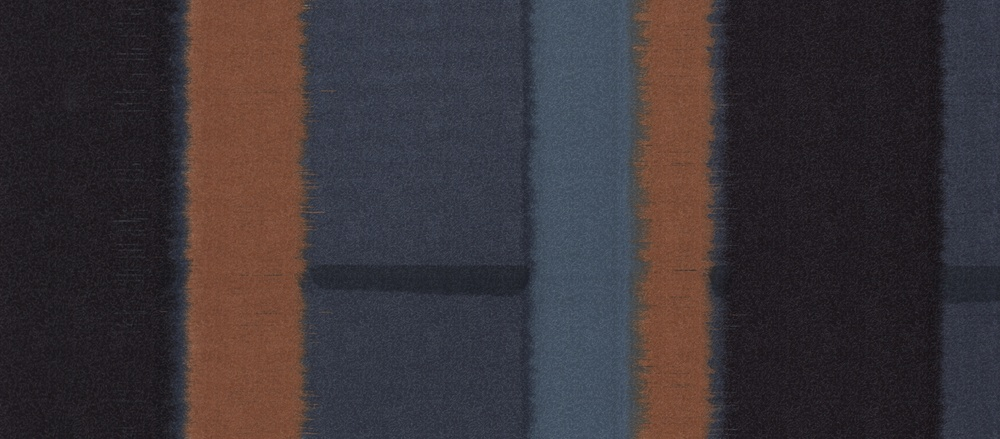
#> input picture data_tc/30.jpg, 1000 x 439 px, shrunk from 4096 x 1800 before the run, found by its file name
$ python jl.py
#> lines starting #> are read from the running program, lines starting #| are printed output that depends on the picture
import numpy as np
from sklearn.cluster import DBSCAN
from sklearn import metrics
from sklearn.datasets._samples_generator import make_blobs
from sklearn.preprocessing import StandardScaler
import matplotlib.pyplot as plt
import cv2

img = cv2.imread('E:/Clion/def_det/30.jpg')
#> img is the input picture: shape (439, 1000, 3); mean B, G, R 56.2, 52.4, 59.8
gray=cv2.cvtColor(img,cv2.COLOR_BGR2GRAY)
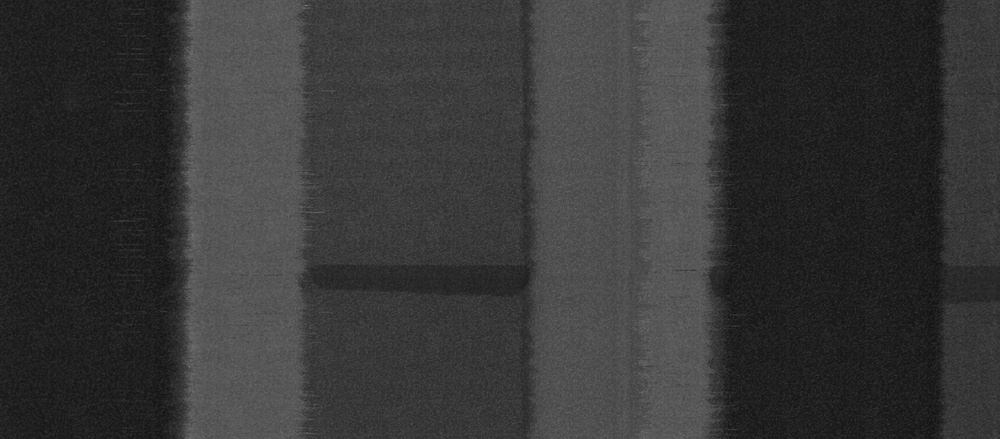
#> gray: shape (439, 1000); min 14, max 119, mean 55
r,c = gray.shape
#> r = 439; c = 1000

indx, indy = np.where(gray == 255)
#> indx = empty array; indy = empty array
indx = indx.reshape(-1,1)
indy = indy.reshape(-1,1)
X = np.hstack((indy,r-indx))
#> X = empty array

A = [[c-1,r-1],[0,r-1],[c-1,0],[0,0]]
#> A = [[999, 438], [0, 438], [999, 0], [0, 0]]
A = np.asarray(A)
print(A.shape)
#| (4, 2)


# 计算DBSCAN
#> (the run stopped early here; a loop or call above may not have finished)

$ run again, with data_tc/1.jpg copied over data_tc/30.jpg
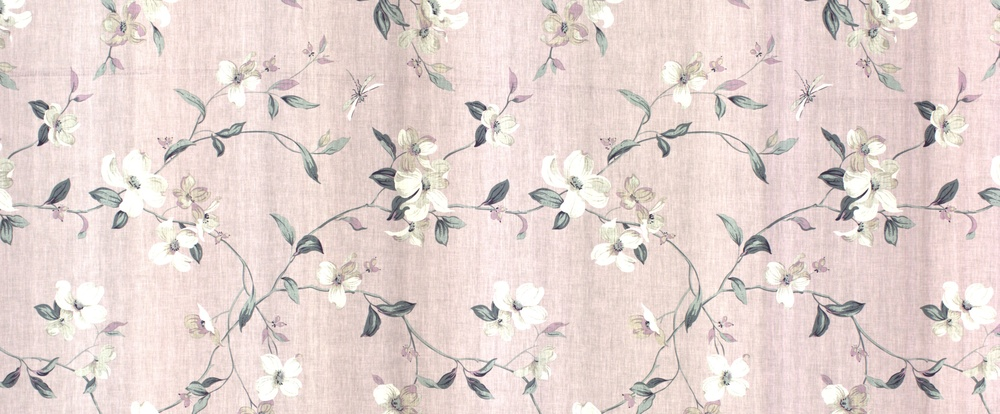
#> input picture data_tc/1.jpg, 1000 x 414 px, shrunk from 4096 x 1696 before the run, found by its file name
#> img is the input picture: shape (414, 1000, 3); mean B, G, R 209.5, 213.8, 229.1
#> indx = 4004 values from 0 to 413; indy = 4004 values, max 999 at index 583, min 0 at index 1482, mean 418.8
#> X = 4004 pairs, first value 0 to 999, second value 1 to 414
#| (4, 2)
#> labels = 4004 values, max 36 at index 3904, min -1 at index 446, mean 17.54
#> n_clusters_ = 37
#> n_noise_ = 11
#| Number of samples: 4004
#| Estimated number of clusters: 37
#| Estimated number of noise points: 11
#> unique_labels = 38 items
#> the loop `for k in unique_labels:` made 38 passes
#> `plt.show()`:
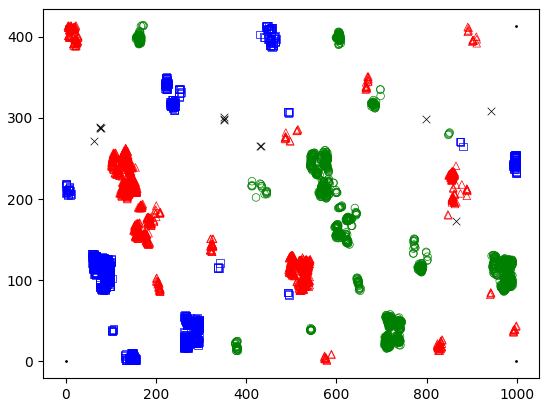
#> figure drawn by matplotlib, 1 panel
